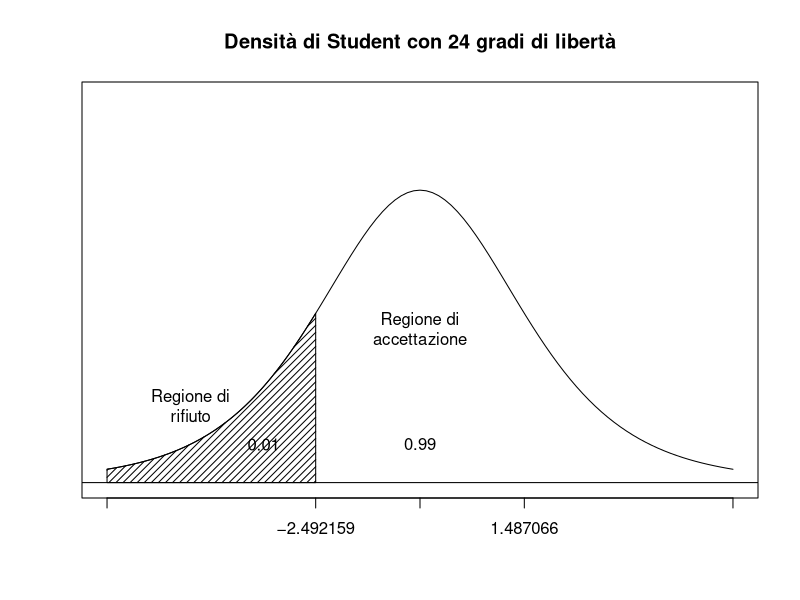

Recreate this plot in R.
#INFERENZA STATISTICA

#________________________________________________________________________
#                       OPERAZIONI PRELIMINARI
#________________________________________________________________________

library(readxl)

#Leggo il set di dati
data <- read_excel("dataset_puliti/fertilita_arrotondato.xlsx")

#Visualizzo i dati
View(data)


#________________________________________________________________________
#                       ELIMINAZIONE PAESI E ANNI
#________________________________________________________________________


#Elimino tutti gli anni lasciando solo il 2021
data <- data[, c("Country", "2021")]

#Mantengo solo le righe per alcuni Paesi
data <- data[data$Country %in% c("Austria", "Belgium", "Czech Republic", 
                               "Denmark", "Estonia", "Finland", "France", 
                               "Germany", "Greece", "Hungary", "Ireland", 
                               "Italy", "Latvia", "Lithuania", "Luxembourg", 
                               "Netherlands", "Poland", "Portugal", 
                               "Slovak Republic", "Slovenia", "Spain", 
                               "Sweden", "Bulgaria", "Croatia", "Romania"), ]

#Trasformo i valori in un array
dataValues <- as.array(data$'2021')


#________________________________________________________________________
#                       CRITERIO DEL CHI-QUADRATO
#________________________________________________________________________


#Lunghezza del campione
n <- length(dataValues)
n

#Media del campione
m <- mean(dataValues)
m

#Deviazione standard del campione
d <- sd(dataValues)
d

#Uso i quantili della distribuzione normale per determinare i sottoinsiemi
a <- numeric(4)
for (i in 1:4)
  a[i] <- qnorm(0.2*i, mean = m, sd = d)

a

#Numero di elementi nei vari intervalli
r <- 5
nint <- numeric (r)

nint[1] <- length(which(dataValues < a[1]))
nint[2] <- length(which((dataValues >= a[1]) & (dataValues < a[2])))
nint[3] <- length(which((dataValues >= a[2]) & (dataValues < a[3])))
nint[4] <- length(which((dataValues >= a[3]) & (dataValues < a[4])))
nint[5] <- length(which(dataValues >= a[4]))

nint

#Calcolo X^2
chi2 <- sum(((nint-n*0.2)/sqrt(n*0.2))^2)
chi2

#Calcolo le due misure X^2 con aplha=0.05
k <- 2
alpha <- 0.05

qchisq(alpha/2, df = r-k-1)

qchisq(1-alpha/2, df= r-k-1)


#________________________________________________________________________
#                             STIMA PUNTUALE
#________________________________________________________________________


#Stimatore valore medio mu
mu <- mean(dataValues)
mu

#Stimatore della varianza sigma^2
sigma2 <- ((n-1)*var(dataValues))/n
sigma2


#________________________________________________________________________
#                           STIMA INTERVALLARE
#________________________________________________________________________


#Caso 1: intervallo per media con varianza non nota
#Cacolo la media del campione
mean(dataValues)

#Calcolo la deviazione standard del campione
sd(dataValues)

#Imposto il valore di alpha
alpha <- 1-0.99

#Calcolo gli intervalli
mean(dataValues) - qt(1-alpha/2, df=n-1)*sd(dataValues)/sqrt(n)
mean(dataValues) + qt(1-alpha/2, df=n-1)*sd(dataValues)/sqrt(n)

#________________________________________________________________________

#Caso 2: intervallo per varianza con media non nota
#Calcolo la media del campione
mean(dataValues)

#Calcolo la varianza del campione
var(dataValues)

#Calcolo gli intervalli
(n-1)*var(dataValues)/qchisq(1-alpha/2, df = n-1)
(n-1)*var(dataValues)/qchisq(alpha/2, df = n-1)


#________________________________________________________________________
#                         CONFRONTO TRA POPOLAZIONI
#________________________________________________________________________


#Verifico che sia normale anche la seconda popolazione (sul 2010)


#Operazioni preliminari
#Leggo di nuovo il set di dati perché prima è stato modificato
data <- read_excel("dataset_puliti/fertilita_arrotondato.xlsx")

#Elimino tutti gli anni lasciando solo il 2010
data <- data[, c("Country", "2010")]

#Mantengo solo le righe per alcuni Paesi
data <- data[data$Country %in% c("Austria", "Belgium", "Czech Republic", 
                                 "Denmark", "Estonia", "Finland", "France", 
                                 "Germany", "Greece", "Hungary", "Ireland", 
                                 "Italy", "Latvia", "Lithuania", "Luxembourg", 
                                 "Netherlands", "Poland", "Portugal", 
                                 "Slovak Republic", "Slovenia", "Spain", 
                                 "Sweden", "Bulgaria", "Croatia", "Romania"), ]

#Trasformo i valori in un array
dataValues2010 <- as.array(data$'2010')


#________________________________________________________________________


#Effettuo il test del chi-quadrato su questa popolazione
#Lunghezza del campione
n <- length(dataValues2010)
n

#Media del campione
m <- mean(dataValues2010)
m

#Deviazione standard del campione
d <- sd(dataValues2010)
d

#Uso i quantili della distribuzione normale per determinare i sottoinsiemi
a <- numeric(4)
for (i in 1:4)
  a[i] <- qnorm(0.2*i, mean = m, sd = d)

a

#Numero di elementi nei vari intervalli
r <- 5
nint <- numeric (r)

nint[1] <- length(which(dataValues2010 < a[1]))
nint[2] <- length(which((dataValues2010 >= a[1]) & (dataValues2010 < a[2])))
nint[3] <- length(which((dataValues2010 >= a[2]) & (dataValues2010 < a[3])))
nint[4] <- length(which((dataValues2010 >= a[3]) & (dataValues2010 < a[4])))
nint[5] <- length(which(dataValues2010 >= a[4]))

nint

#Calcolo X^2
chi2 <- sum(((nint-n*0.2)/sqrt(n*0.2))^2)
chi2

#Calcolo le due misure X^2 con aplha=0.05
k <- 2
alpha <- 0.05

qchisq(alpha/2, df = r-k-1)

qchisq(1-alpha/2, df= r-k-1)


#________________________________________________________________________


#Confronto le due popolazioni
alpha <- 1-0.99

qnorm(1-alpha/2, mean = 0, sd = 1)

#La dimensione dei due campioni è uguale
n <- 25

#Salvo le due medie
m1 <- mean(dataValues)
m2 <- mean(dataValues2010)

#Salvo le deviazioni standard
s1 <- sqrt(var(dataValues))
s2 <- sqrt(var(dataValues2010))

m1 - m2 - qnorm(1-alpha/2, mean = 0, sd = 1) * sqrt(s1^2/n + s2^2/n)

m1 - m2 + qnorm(1-alpha/2, mean = 0, sd = 1) * sqrt(s1^2/n + s2^2/n)


#________________________________________________________________________
#                         VERIFICA DELLE IPOTESI
#________________________________________________________________________


alpha <- 0.01
mu0 <- 1.5
n <- 25

qt(alpha, df = n-1)

#La media ce l'ho con m1, la deviazione standard con s1

(m1 - mu0)/(s1 / sqrt(n))

#Calcolo il p-value
pvalue <- pt(1.487066, df = n-1)
pvalue

#Grafico
curve(dt(x, df = 5), from = -3, to = 3, axes = FALSE,
      ylim = c(0, 0.5), xlab = "", ylab = "", 
      main = "Densità di Student con 24 gradi di libertà")
text(0, 0.05, 0.99)
text(0, 0.2, "Regione di\naccettazione")
axis(1, c(-3, -1, 0, 1, 3), c("", "−2.492159", "", "1.487066", ""))
vals <- seq(-3, -1, length = 100)
x <- c(-3, vals, -1, -3)
y <- c(0, dt(vals, df = 5), 0, 0)
polygon(x, y, density = 20, angle = 45)
abline(h = 0)
text(-1.5, 0.05, expression(0.01))
text(-2.2, 0.1, "Regione di\nrifiuto")
box()